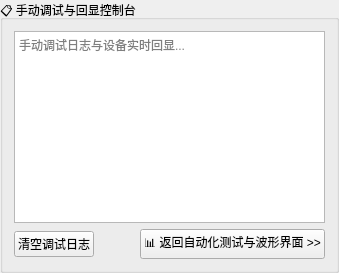
            <widget class="QGroupBox" name="groupManualLog">
             <property name="title">
              <string>📋 手动调试与回显控制台</string>
             </property>
             <layout class="QVBoxLayout" name="layoutManualLog">
              <property name="spacing">
               <number>6</number>
              </property>
              <item>
               <widget class="QTextBrowser" name="manualLogText">
                <property name="minimumSize">
                 <size>
                  <width>0</width>
                  <height>120</height>
                 </size>
                </property>
                <property name="placeholderText">
                 <string>手动调试日志与设备实时回显...</string>
                </property>
               </widget>
              </item>
              <item>
               <layout class="QHBoxLayout" name="boxManualLogBar">
                <property name="spacing">
                 <number>6</number>
                </property>
                <item>
                 <widget class="QPushButton" name="btnClearManualLog">
                  <property name="text">
                   <string>清空调试日志</string>
                  </property>
                 </widget>
                </item>
                <item>
                 <spacer name="spacerManualLog">
                  <property name="orientation">
                   <enum>Qt::Orientation::Horizontal</enum>
                  </property>
                  <property name="sizeHint" stdset="0">
                   <size>
                    <width>40</width>
                    <height>20</height>
                   </size>
                  </property>
                 </spacer>
                </item>
                <item>
                 <widget class="QPushButton" name="btnBackToAuto">
                  <property name="minimumSize">
                   <size>
                    <width>0</width>
                    <height>30</height>
                   </size>
                  </property>
                  <property name="text">
                   <string>📊 返回自动化测试与波形界面 &gt;&gt;</string>
                  </property>
                 </widget>
                </item>
               </layout>
              </item>
             </layout>
            </widget>
